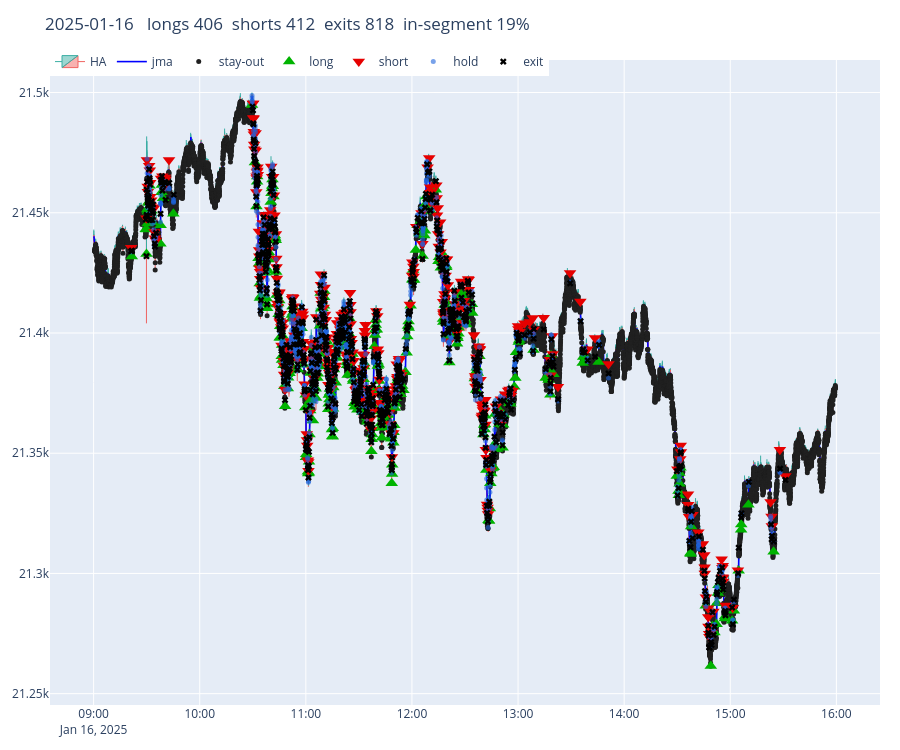

Here is the notebook cell this chart was saved with:
### Code cell
TEST_DAY = "2025-01-16"
acts = plot_day(TEST_DAY)
print(acts)

### Figure 1 — Plotly figure (JSON) as saved in the notebook; plotly's stock layout.template omitted (floating-point values rounded to 4 significant figures; data arrays with more than 128 entries replaced by an {"elided": "..."} marker saying what was removed)
{"data": [{"close": {"elided": "12575 float values"}, "decreasing": {"line": {"color": "#ef5350"}}, "high": {"elided": "12575 float values"}, "increasing": {"line": {"color": "#26a69a"}}, "line": {"width": 1}, "low": {"elided": "12575 float values"}, "name": "HA", "opacity": 0.9, "open": {"elided": "12575 float values"}, "type": "candlestick", "x": {"elided": "12575 str values"}}, {"line": {"color": "#0000ff", "width": 1.6}, "name": "jma", "type": "scatter", "x": {"elided": "12575 str values"}, "y": {"elided": "12575 float values"}}, {"marker": {"color": "rgba(32,32,32,1)", "size": 5, "symbol": "circle"}, "mode": "markers", "name": "stay-out", "type": "scatter", "x": {"elided": "9306 str values"}, "y": {"elided": "9306 float values"}}, {"marker": {"color": "#00b300", "size": 11, "symbol": "triangle-up"}, "mode": "markers", "name": "long", "type": "scatter", "x": {"elided": "406 str values"}, "y": {"elided": "406 float values"}}, {"marker": {"color": "#e60000", "size": 11, "symbol": "triangle-down"}, "mode": "markers", "name": "short", "type": "scatter", "x": {"elided": "412 str values"}, "y": {"elided": "412 float values"}}, {"marker": {"color": "rgba(30,100,220,0.6)", "size": 5, "symbol": "circle"}, "mode": "markers", "name": "hold", "type": "scatter", "x": {"elided": "1617 str values"}, "y": {"elided": "1617 float values"}}, {"marker": {"color": "#000000", "size": 6, "symbol": "x"}, "mode": "markers", "name": "exit", "type": "scatter", "x": {"elided": "818 str values"}, "y": {"elided": "818 float values"}}], "layout": {"height": 750, "legend": {"orientation": "h", "x": 0, "y": 1.02}, "margin": {"b": 30, "l": 40, "r": 20, "t": 60}, "title": {"text": "2025-01-16   longs 406  shorts 412  exits 818  in-segment 19%"}, "xaxis": {"anchor": "y", "domain": [0, 1], "rangeslider": {"visible": false}}, "yaxis": {"anchor": "x", "domain": [0, 1]}}}
